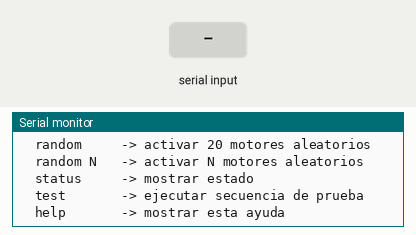
Recording of a sketch running on a simulated Arduino Nano, built with avr-gcc and run on an emulated ATmega328P. Shown: the last lines printed to the serial monitor. The inputs (shaded band) are chosen by the test bench. Random numbers use the default seed unless the sketch sets one.

Above: at 10.3 s.
10.4 s: "on \n" received over Serial
At 11.1 s:
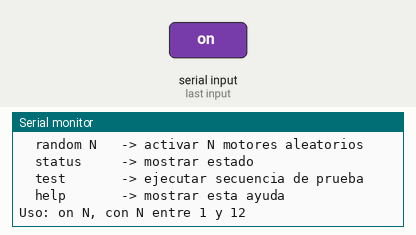
11.9 s: "off \n" received over Serial
At 12.2 s:
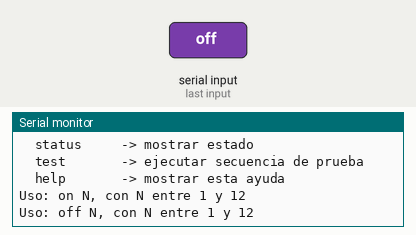
13.4 s: "pinon \n" received over Serial
At 14.6 s:
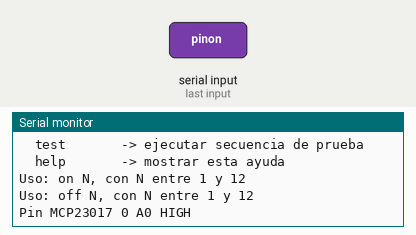
14.9 s: "pinoff \n" received over Serial
At 15.7 s:
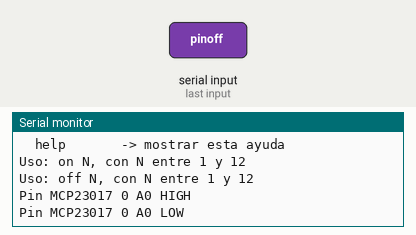
16.4 s: "map\n" received over Serial
At 17.6 s:
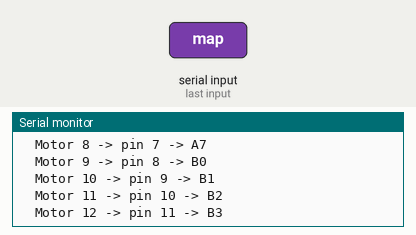
17.9 s: "random\n" received over Serial
At 18.19 s:
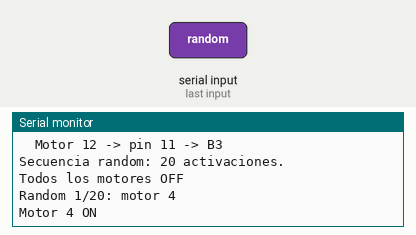
Timing chart, 0 to 20.5 s (numbered marks = the images above; inputs shaded):
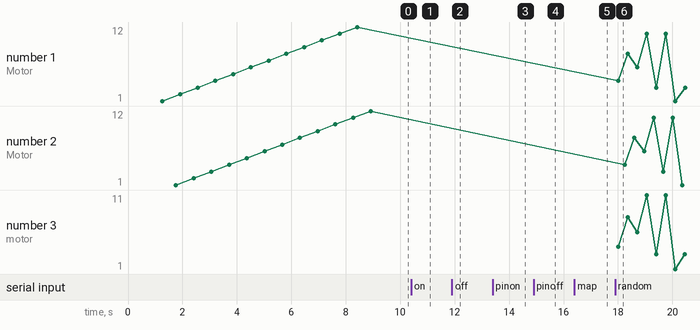

The sketch:

ReflektorMotorController.ino
```cpp
#include <Wire.h>
#include <Adafruit_MCP23X17.h>
#include <stdlib.h>
#include <string.h>

/*
  REFLEKTOR - Control ON/OFF de 12 micromotores DC

  Hardware:
  - Arduino Nano clásico ATmega328P, 5 V.
  - Modulo MCP23017 en I2C, normalmente en direccion 0x20.
  - SDA MCP23017 -> A4 Arduino Nano.
  - SCL MCP23017 -> A5 Arduino Nano.
  - Cada salida MCP23017 controla la gate de un MOSFET N-channel logic-level.

  Mapeo confirmado para Adafruit_MCP23X17:
  - Pines 0-7  -> GPA0-GPA7.
  - Pines 8-15 -> GPB0-GPB7.

  Lógica de los MOSFET low-side:
  - HIGH en GPIO -> MOSFET conduce -> motor encendido.
  - LOW en GPIO  -> MOSFET cortado -> motor apagado.
*/

Adafruit_MCP23X17 mcp;

const uint8_t MCP23017_ADDRESS = 0x20;
const uint8_t MOTOR_COUNT = 12;
const unsigned long TEST_ON_TIME_MS = 500;
const uint8_t RANDOM_DEFAULT_STEPS = 20;
const uint8_t RANDOM_MAX_STEPS = 200;
const unsigned long RANDOM_ON_TIME_MS = 250;
const unsigned long RANDOM_PAUSE_TIME_MS = 100;
const uint8_t SERIAL_BUFFER_SIZE = 32;
const unsigned long SERIAL_COMMAND_TIMEOUT_MS = 250;

// motorPins[0] corresponde al motor 1.
// 0-7 = GPA0-GPA7, 8-11 = GPB0-GPB3.
const uint8_t motorPins[MOTOR_COUNT] = {
  0,  // Motor 1  -> GPA0
  1,  // Motor 2  -> GPA1
  2,  // Motor 3  -> GPA2
  3,  // Motor 4  -> GPA3
  4,  // Motor 5  -> GPA4
  5,  // Motor 6  -> GPA5
  6,  // Motor 7  -> GPA6
  7,  // Motor 8  -> GPA7
  8,  // Motor 9  -> GPB0
  9,  // Motor 10 -> GPB1
  10, // Motor 11 -> GPB2
  11  // Motor 12 -> GPB3
};

bool motorEncendido[MOTOR_COUNT] = {false};
char serialBuffer[SERIAL_BUFFER_SIZE];
uint8_t serialBufferIndex = 0;
unsigned long ultimoCaracterSerialMs = 0;

bool motorValido(uint8_t numeroMotor) {
  return numeroMotor >= 1 && numeroMotor <= MOTOR_COUNT;
}

uint8_t pinDeMotor(uint8_t numeroMotor) {
  return motorPins[numeroMotor - 1];
}

void escribirMotor(uint8_t numeroMotor, bool estado) {
  mcp.digitalWrite(pinDeMotor(numeroMotor), estado ? HIGH : LOW);
  motorEncendido[numeroMotor - 1] = estado;
}

bool encenderMotor(uint8_t numeroMotor) {
  if (!motorValido(numeroMotor)) {
    Serial.print(F("Motor fuera de rango: "));
    Serial.println(numeroMotor);
    return false;
  }

  escribirMotor(numeroMotor, true);
  Serial.print(F("Motor "));
  Serial.print(numeroMotor);
  Serial.println(F(" ON"));
  return true;
}

bool apagarMotor(uint8_t numeroMotor) {
  if (!motorValido(numeroMotor)) {
    Serial.print(F("Motor fuera de rango: "));
    Serial.println(numeroMotor);
    return false;
  }

  escribirMotor(numeroMotor, false);
  Serial.print(F("Motor "));
  Serial.print(numeroMotor);
  Serial.println(F(" OFF"));
  return true;
}

void apagarTodos() {
  for (uint8_t motor = 1; motor <= MOTOR_COUNT; motor++) {
    escribirMotor(motor, false);
  }
  Serial.println(F("Todos los motores OFF"));
}

void encenderTodos() {
  for (uint8_t motor = 1; motor <= MOTOR_COUNT; motor++) {
    escribirMotor(motor, true);
  }
  Serial.println(F("Todos los motores ON"));
}

void encenderGrupo(const uint8_t lista[], uint8_t cantidad) {
  for (uint8_t i = 0; i < cantidad; i++) {
    encenderMotor(lista[i]);
  }
}

void configurarSalidasSeguras() {
  /*
    Inicialización segura:
    1. Configurar cada pin usado como OUTPUT.
    2. Forzar LOW inmediatamente.

    El pull-down físico de 10 kΩ en cada gate mantiene los MOSFET apagados
    mientras el Arduino arranca o si el MCP23017 aún no está configurado.
  */
  for (uint8_t i = 0; i < MOTOR_COUNT; i++) {
    mcp.pinMode(motorPins[i], OUTPUT);
    mcp.digitalWrite(motorPins[i], LOW);
    motorEncendido[i] = false;
  }
}

bool alternarMotor(uint8_t numeroMotor) {
  if (!motorValido(numeroMotor)) {
    Serial.print(F("Motor fuera de rango: "));
    Serial.println(numeroMotor);
    return false;
  }

  if (motorEncendido[numeroMotor - 1]) {
    return apagarMotor(numeroMotor);
  }

  return encenderMotor(numeroMotor);
}

void imprimirAyudaSerial() {
  Serial.println(F("Comandos Serial:"));
  Serial.println(F("  1..12      -> alternar motor ON/OFF"));
  Serial.println(F("  on N       -> encender motor N"));
  Serial.println(F("  off N      -> apagar motor N"));
  Serial.println(F("  allon      -> encender todos"));
  Serial.println(F("  alloff     -> apagar todos"));
  Serial.println(F("  pin N      -> alternar pin MCP23017 N, 0..15"));
  Serial.println(F("  pinon N    -> poner pin MCP23017 N en HIGH"));
  Serial.println(F("  pinoff N   -> poner pin MCP23017 N en LOW"));
  Serial.println(F("  map        -> mostrar mapa motor -> pin"));
  Serial.println(F("  random     -> activar 20 motores aleatorios"));
  Serial.println(F("  random N   -> activar N motores aleatorios"));
  Serial.println(F("  status     -> mostrar estado"));
  Serial.println(F("  test       -> ejecutar secuencia de prueba"));
  Serial.println(F("  help       -> mostrar esta ayuda"));
}

void imprimirEstadoMotores() {
  Serial.println(F("Estado motores:"));
  for (uint8_t motor = 1; motor <= MOTOR_COUNT; motor++) {
    Serial.print(F("  Motor "));
    Serial.print(motor);
    Serial.print(F(": "));
    Serial.println(motorEncendido[motor - 1] ? F("ON") : F("OFF"));
  }
}

void imprimirMapaMotores() {
  Serial.println(F("Mapa motor -> pin MCP23017:"));
  for (uint8_t motor = 1; motor <= MOTOR_COUNT; motor++) {
    uint8_t pin = pinDeMotor(motor);

    Serial.print(F("  Motor "));
    Serial.print(motor);
    Serial.print(F(" -> pin "));
    Serial.print(pin);
    Serial.print(F(" -> "));

    if (pin < 8) {
      Serial.print(F("A"));
      Serial.println(pin);
    } else {
      Serial.print(F("B"));
      Serial.println(pin - 8);
    }
  }
}

uint8_t leerNumeroMotor(const char *texto) {
  int numero = atoi(texto);

  if (numero < 1 || numero > MOTOR_COUNT) {
    return 0;
  }

  return (uint8_t)numero;
}

int leerNumeroPinMcp(const char *texto) {
  int numero = atoi(texto);

  if (numero < 0 || numero > 15) {
    return -1;
  }

  return numero;
}

uint8_t leerCantidadRandom(const char *texto) {
  int cantidad = atoi(texto);

  if (cantidad < 1) {
    return RANDOM_DEFAULT_STEPS;
  }

  if (cantidad > RANDOM_MAX_STEPS) {
    return RANDOM_MAX_STEPS;
  }

  return (uint8_t)cantidad;
}

void escribirPinMcp(uint8_t pin, bool estado) {
  mcp.pinMode(pin, OUTPUT);
  mcp.digitalWrite(pin, estado ? HIGH : LOW);

  Serial.print(F("Pin MCP23017 "));
  Serial.print(pin);
  Serial.print(F(" "));

  if (pin < 8) {
    Serial.print(F("A"));
    Serial.print(pin);
  } else {
    Serial.print(F("B"));
    Serial.print(pin - 8);
  }

  Serial.println(estado ? F(" HIGH") : F(" LOW"));
}

void alternarPinMcp(uint8_t pin) {
  bool estadoActual = mcp.digitalRead(pin) == HIGH;
  escribirPinMcp(pin, !estadoActual);
}

void ejecutarSecuenciaRandom(uint8_t pasos) {
  Serial.print(F("Secuencia random: "));
  Serial.print(pasos);
  Serial.println(F(" activaciones."));

  apagarTodos();
  delay(100);

  for (uint8_t i = 0; i < pasos; i++) {
    uint8_t motor = (uint8_t)random(1, MOTOR_COUNT + 1);

    Serial.print(F("Random "));
    Serial.print(i + 1);
    Serial.print(F("/"));
    Serial.print(pasos);
    Serial.print(F(": motor "));
    Serial.println(motor);

    encenderMotor(motor);
    delay(RANDOM_ON_TIME_MS);
    apagarMotor(motor);
    delay(RANDOM_PAUSE_TIME_MS);
  }

  apagarTodos();
  Serial.println(F("Secuencia random finalizada."));
}

void procesarComandoSerial(char *comando) {
  while (*comando == ' ' || *comando == '\t') {
    comando++;
  }

  if (*comando == '\0') {
    return;
  }

  for (char *p = comando; *p != '\0'; p++) {
    if (*p >= 'A' && *p <= 'Z') {
      *p = *p + ('a' - 'A');
    }
  }

  uint8_t motor = leerNumeroMotor(comando);
  if (motor != 0) {
    alternarMotor(motor);
    return;
  }

  if (strncmp(comando, "on ", 3) == 0) {
    motor = leerNumeroMotor(comando + 3);
    if (motor != 0) {
      encenderMotor(motor);
    } else {
      Serial.println(F("Uso: on N, con N entre 1 y 12"));
    }
    return;
  }

  if (strncmp(comando, "off ", 4) == 0) {
    motor = leerNumeroMotor(comando + 4);
    if (motor != 0) {
      apagarMotor(motor);
    } else {
      Serial.println(F("Uso: off N, con N entre 1 y 12"));
    }
    return;
  }

  if (strncmp(comando, "pinon ", 6) == 0) {
    int pin = leerNumeroPinMcp(comando + 6);
    if (pin >= 0) {
      escribirPinMcp((uint8_t)pin, true);
    } else {
      Serial.println(F("Uso: pinon N, con N entre 0 y 15"));
    }
    return;
  }

  if (strncmp(comando, "pinoff ", 7) == 0) {
    int pin = leerNumeroPinMcp(comando + 7);
    if (pin >= 0) {
      escribirPinMcp((uint8_t)pin, false);
    } else {
      Serial.println(F("Uso: pinoff N, con N entre 0 y 15"));
    }
    return;
  }

  if (strncmp(comando, "pin ", 4) == 0) {
    int pin = leerNumeroPinMcp(comando + 4);
    if (pin >= 0) {
      alternarPinMcp((uint8_t)pin);
    } else {
      Serial.println(F("Uso: pin N, con N entre 0 y 15"));
    }
    return;
  }

  if (strcmp(comando, "map") == 0) {
    imprimirMapaMotores();
    return;
  }

  if (strcmp(comando, "random") == 0 || strcmp(comando, "rand") == 0) {
    ejecutarSecuenciaRandom(RANDOM_DEFAULT_STEPS);
    return;
  }

  if (strncmp(comando, "random ", 7) == 0) {
    ejecutarSecuenciaRandom(leerCantidadRandom(comando + 7));
    return;
  }

  if (strncmp(comando, "rand ", 5) == 0) {
    ejecutarSecuenciaRandom(leerCantidadRandom(comando + 5));
    return;
  }

  if (strcmp(comando, "allon") == 0 || strcmp(comando, "on") == 0) {
    encenderTodos();
    return;
  }

  if (strcmp(comando, "alloff") == 0 || strcmp(comando, "off") == 0) {
    apagarTodos();
    return;
  }

  if (strcmp(comando, "status") == 0) {
    imprimirEstadoMotores();
    return;
  }

  if (strcmp(comando, "test") == 0) {
    ejecutarSecuenciaPrueba();
    return;
  }

  if (strcmp(comando, "help") == 0 || strcmp(comando, "?") == 0) {
    imprimirAyudaSerial();
    return;
  }

  Serial.print(F("Comando no reconocido: "));
  Serial.println(comando);
  Serial.println(F("Escribe help para ver comandos disponibles."));
}

void leerSerial() {
  while (Serial.available() > 0) {
    char c = (char)Serial.read();
    ultimoCaracterSerialMs = millis();

    if (c == '\r') {
      continue;
    }

    if (c == '\n' || c == ',') {
      if (serialBufferIndex > 0) {
        serialBuffer[serialBufferIndex] = '\0';
        procesarComandoSerial(serialBuffer);
        serialBufferIndex = 0;
      }
      return;
    }

    if (serialBufferIndex < SERIAL_BUFFER_SIZE - 1) {
      serialBuffer[serialBufferIndex] = c;
      serialBufferIndex++;
    } else {
      serialBufferIndex = 0;
      Serial.println(F("Comando demasiado largo. Buffer reiniciado."));
    }
  }

  /*
    Algunos monitores serie pueden estar configurados como "No line ending".
    En ese caso procesamos el comando cuando dejan de llegar caracteres.
  */
  if (serialBufferIndex > 0 && millis() - ultimoCaracterSerialMs > SERIAL_COMMAND_TIMEOUT_MS) {
    serialBuffer[serialBufferIndex] = '\0';
    procesarComandoSerial(serialBuffer);
    serialBufferIndex = 0;
  }
}

void ejecutarSecuenciaPrueba() {
  Serial.println(F("Secuencia de prueba: motores 1-12, 500 ms cada uno."));

  apagarTodos();
  delay(250);

  for (uint8_t motor = 1; motor <= MOTOR_COUNT; motor++) {
    Serial.print(F("Motor "));
    Serial.println(motor);

    encenderMotor(motor);
    delay(TEST_ON_TIME_MS);
    apagarMotor(motor);
    delay(150);
  }

  apagarTodos();
  Serial.println(F("Secuencia finalizada. Todos los motores apagados."));
}

void setup() {
  Serial.begin(115200);
  delay(1000);

  Serial.println(F("REFLEKTOR - Controlador 12 motores MCP23017"));
  Serial.println(F("Arduino Nano: SDA=A4, SCL=A5"));

  randomSeed(micros() ^ analogRead(A0));

  Wire.begin();

  if (!mcp.begin_I2C(MCP23017_ADDRESS)) {
    Serial.println(F("ERROR: MCP23017 no detectado en 0x20."));
    Serial.println(F("Revisar SDA=A4, SCL=A5, VCC=5V, GND comun y direccion real con el escaner I2C."));

    // No continuar si no existe el expansor: evita estados inesperados.
    while (true) {
      delay(1000);
    }
  }

  Serial.println(F("MCP23017 detectado en 0x20."));

  configurarSalidasSeguras();
  ejecutarSecuenciaPrueba();
  imprimirAyudaSerial();
}

void loop() {
  leerSerial();
}
```

Measured:
- after the input at 10.4 s, the serial monitor: prints a new line at once (image 1)
- after the input at 11.9 s, the serial monitor: prints a new line at once (image 2)
- after the input at 13.4 s, the serial monitor: prints a new line at once (image 3)
- after the input at 14.9 s, the serial monitor: prints a new line at once (image 4)
- after the input at 16.4 s, the serial monitor: prints a new line at once (image 5)
- after the input at 17.9 s, the serial monitor: prints a new line at once (image 6)
